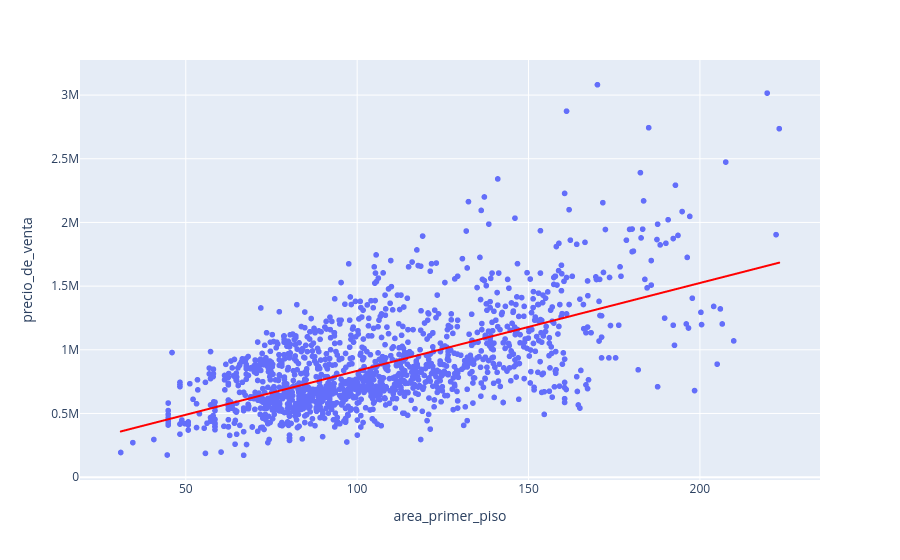

Source (notebook cell):
### Markdown cell above
## Mejor recta

### Code cell
# Cuál es la recta que mejor se ajusta a esta relación
px.scatter(datos,x='area_primer_piso',y='precio_de_venta',trendline_color_override='red', trendline='ols')

### Figure 1 — Plotly figure (JSON) as saved in the notebook; plotly's stock layout.template omitted (floating-point values rounded to 4 significant figures; data arrays with more than 128 entries replaced by an {"elided": "..."} marker saying what was removed)
{"data": [{"hovertemplate": "area_primer_piso=%{x}<br>precio_de_venta=%{y}<extra></extra>", "legendgroup": "", "marker": {"color": "#636efa", "symbol": "circle"}, "mode": "markers", "name": "", "showlegend": false, "type": "scattergl", "x": {"elided": "1438 float values"}, "xaxis": "x", "y": {"elided": "1438 float values"}, "yaxis": "y"}, {"hovertemplate": "<b>OLS trendline</b><br>precio_de_venta = 6899.2 * area_primer_piso + 144777<br>R<sup>2</sup>=0.380142<br><br>area_primer_piso=%{x}<br>precio_de_venta=%{y} <b>(trend)</b><extra></extra>", "legendgroup": "", "line": {"color": "red"}, "marker": {"color": "#636efa", "symbol": "circle"}, "mode": "lines", "name": "", "showlegend": false, "type": "scattergl", "x": {"elided": "1438 float values"}, "xaxis": "x", "y": {"elided": "1438 float values"}, "yaxis": "y"}], "layout": {"legend": {"tracegroupgap": 0}, "margin": {"t": 60}, "xaxis": {"anchor": "y", "domain": [0, 1], "title": {"text": "area_primer_piso"}}, "yaxis": {"anchor": "x", "domain": [0, 1], "title": {"text": "precio_de_venta"}}}}
